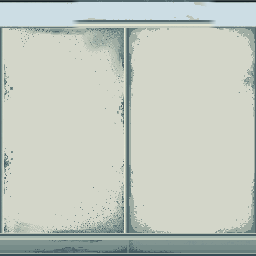
#> input picture docs/art/experiments/room1_wall_detail_r23/source/guide_a.png, 256 x 256 px, given in place of mask.png, which was not available; the run also reads 1 picture not shown here
$ python review_materials.py
#> lines starting #> are read from the running program, lines starting #| are printed output that depends on the picture; after the words box and inside, x2 and y2 are one past the last pixel; in counts of white or black regions, pixels touching at a corner belong together; pictures that were not available may be replaced by others from this repository, and a replacement may not be noted
"""Native source sheets and a per-half richness screen; this does not paint art."""
from pathlib import Path
import json
import numpy as np
from PIL import Image,ImageDraw
HERE=Path(__file__).resolve().parent;EXP=HERE.parent;ROOT=HERE.parents[4]
R23=ROOT/'docs/art/experiments/room1_wall_detail_r23'
mask=np.asarray(Image.open(R23/'source/mask.png').convert('L'))>0
#> mask: shape (256, 256) bool; every value is 1
clean=np.asarray(Image.open(R23/'source/clean_construction.png').convert('RGB')).astype(float)
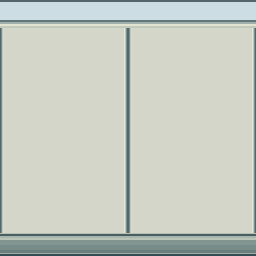
#> input picture docs/art/experiments/room1_wall_detail_r23/source/clean_construction.png, 256 x 256 px
ceramic=(clean.min(2)>180)&mask
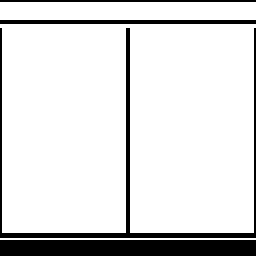
#> ceramic: shape (256, 256) bool; 87% white; 4 black regions, box (x1, y1, x2, y2) and area: (0, 240, 256, 256) 4096, (0, 28, 256, 238) 2920, (0, 20, 256, 24) 1024, (0, 0, 256, 2) 512
sheet=Image.new('RGB',(1024,576),'#182629');draw=ImageDraw.Draw(sheet);records=[]
selection=json.loads((HERE/'selection.json').read_text()) if (HERE/'selection.json').exists() else {}
for i,key in enumerate('abcdefgh'):
    path=(R23 if key in 'ab' else EXP)/f"raw/{selection.get(key,key)}.png"
    im=Image.open(path).convert('RGB');a=np.asarray(im).astype(float)
    x=(i%4)*256;y=(i//4)*288;draw.text((x+3,y+3),key.upper()+(' / accepted r23' if key in 'ab' else ' / new PixelLab'),fill='white');sheet.paste(im,(x,y+24))
#> after `sheet.paste(im, (x, y + 24))`:
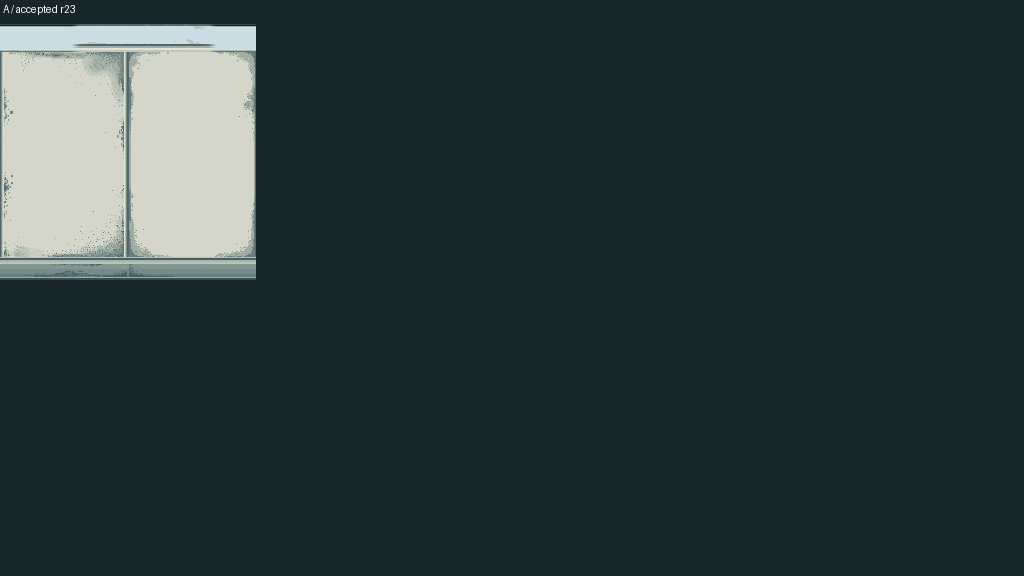
#> sheet: PIL image 1024x576 RGB; mean R, G, B 42.9, 56.1, 57.7
    for half in range(2):
        sl=(slice(None),slice(half*128,(half+1)*128));valid=ceramic[sl]
        # Diagnostic only: darkness relative to the original ceramic guide.
        # No score can stand in for seeing the actual cluster organisation.
        delta=(clean-a).mean(2)[sl];marks=(delta>=12)&valid
        records.append({'id':key+str(half),'ceramic_pixels':int(valid.sum()),'darker_material_pixels':int(marks.sum()),'dark_fraction':round(float(marks.sum()/max(valid.sum(),1)),6),'input_path':path.relative_to(ROOT).as_posix()})
#> this loop made 2 passes
#> pass 1, `valid = ceramic[sl]`:
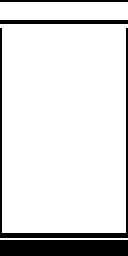
#> valid: shape (256, 128) bool; 87% white; 4 black regions, box (x1, y1, x2, y2) and area: (0, 240, 128, 256) 2048, (0, 28, 128, 238) 1460, (0, 20, 128, 24) 512, (0, 0, 128, 2) 256
#> pass 1, `delta = (clean - a).mean(2)[sl]`:
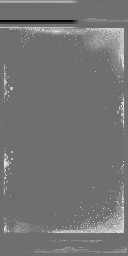
#> delta: shape (256, 128) float64; min -104.3, max 137.3, mean 5; drawn with min black and max white
#> pass 1, `marks = (delta >= 12) & valid`:
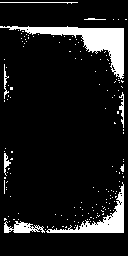
#> marks: shape (256, 128) bool; 10.7% white; 155 white regions (146 under 20 px), largest, box (x1, y1, x2, y2) and area: (0, 26, 124, 79) 1733, (46, 182, 124, 233) 905, (4, 221, 45, 233) 278
#> after the loop:
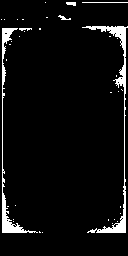
#> marks: shape (256, 128) bool; 5.6% white; 36 white regions (30 under 20 px), largest, box (x1, y1, x2, y2) and area: (82, 26, 128, 233) 934, (2, 28, 38, 233) 735, (82, 2, 128, 3) 46, (66, 2, 76, 6) 32, (58, 15, 71, 20) 29, (19, 28, 32, 31) 27
#> after the loop, records = 2 items
#> (the run stopped early here; a loop or call above may not have finished)
